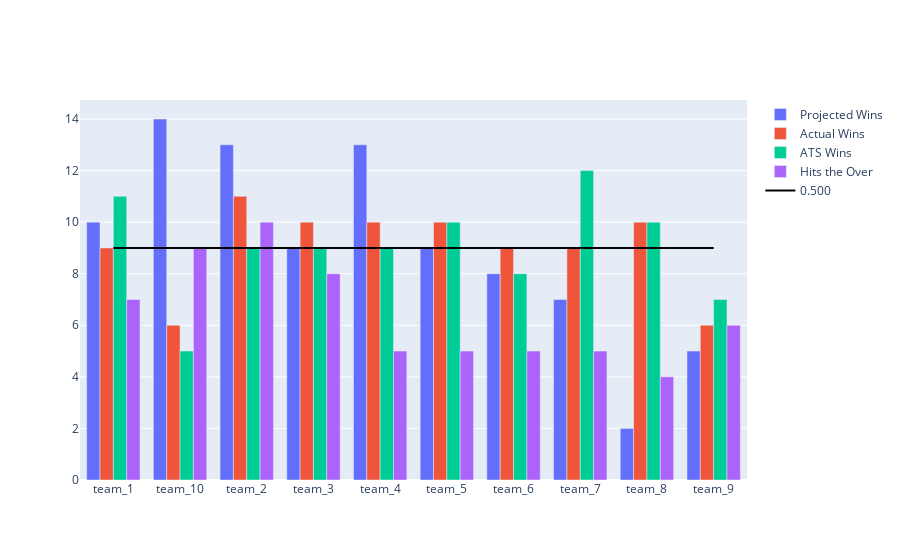

Write notebook code for a chart like this one.
### Code cell
import plotly.graph_objects as go

fig = go.Figure(data=[
    go.Bar(name='Projected Wins', x = list(np.unique(fantasy_football_df['Team'])), 
           y = list(fantasy_football_df[fantasy_football_df['Projected Result'] == 'W'].groupby('Team').count()['Projected Result'].values)),
    go.Bar(name='Actual Wins', x = list(np.unique(fantasy_football_df['Team'])), 
           y = list(fantasy_football_df[fantasy_football_df['Actual Result'] == 'W'].groupby('Team').count()['Actual Result'].values)),
    go.Bar(name='ATS Wins', x = list(np.unique(fantasy_football_df['Team'])), 
           y = list(fantasy_football_df[fantasy_football_df['ATS Result'] == 'W'].groupby('Team').count()['ATS Result'].values)),
    go.Bar(name='Hits the Over', x = list(np.unique(fantasy_football_df['Team'])), 
           y = list(fantasy_football_df[fantasy_football_df['Game Over Under'] == 'Over'].groupby('Team').count()['Game Over Under'].values))
])
# Change the bar mode
fig.update_layout(barmode='group')
fig.add_trace(go.Scatter(x = list(np.unique(fantasy_football_df['Team'])), 
                         y=np.zeros(len(list(np.unique(fantasy_football_df['Team'])))) + 9, mode='lines', 
                         line=dict(color="black"), name = '0.500', showlegend=True))
fig.show()

### Figure 1 — Plotly figure (JSON) as saved in the notebook; plotly's stock layout.template omitted (floating-point values rounded to 4 significant figures)
{"data": [{"name": "Projected Wins", "type": "bar", "x": ["team_1", "team_10", "team_2", "team_3", "team_4", "team_5", "team_6", "team_7", "team_8", "team_9"], "y": [10, 14, 13, 9, 13, 9, 8, 7, 2, 5]}, {"name": "Actual Wins", "type": "bar", "x": ["team_1", "team_10", "team_2", "team_3", "team_4", "team_5", "team_6", "team_7", "team_8", "team_9"], "y": [9, 6, 11, 10, 10, 10, 9, 9, 10, 6]}, {"name": "ATS Wins", "type": "bar", "x": ["team_1", "team_10", "team_2", "team_3", "team_4", "team_5", "team_6", "team_7", "team_8", "team_9"], "y": [11, 5, 9, 9, 9, 10, 8, 12, 10, 7]}, {"name": "Hits the Over", "type": "bar", "x": ["team_1", "team_10", "team_2", "team_3", "team_4", "team_5", "team_6", "team_7", "team_8", "team_9"], "y": [7, 9, 10, 8, 5, 5, 5, 5, 4, 6]}, {"line": {"color": "black"}, "mode": "lines", "name": "0.500", "showlegend": true, "type": "scatter", "x": ["team_1", "team_10", "team_2", "team_3", "team_4", "team_5", "team_6", "team_7", "team_8", "team_9"], "y": [9, 9, 9, 9, 9, 9, 9, 9, 9, 9]}], "layout": {"barmode": "group"}}
